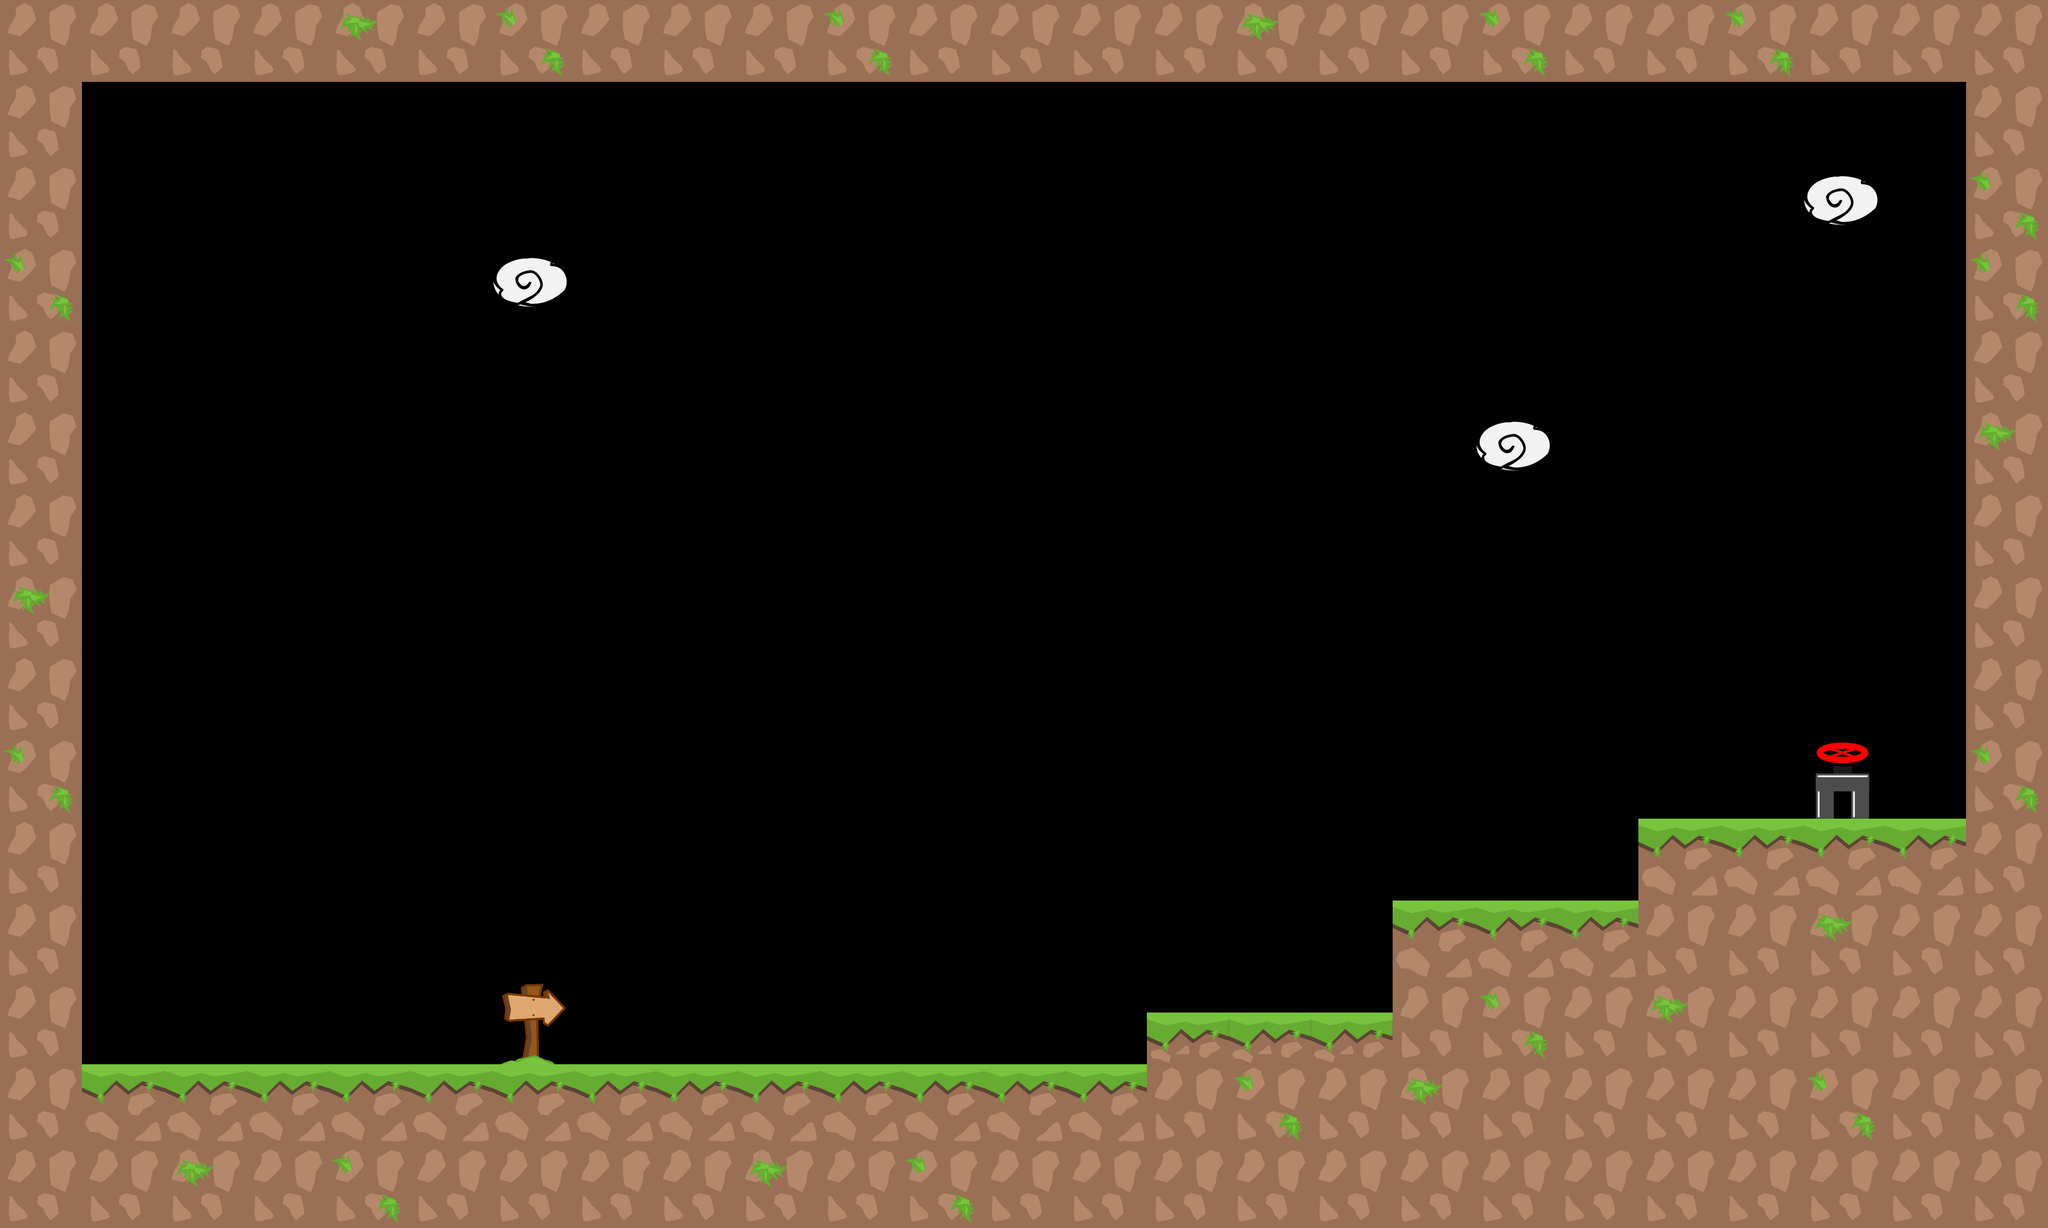

This is a level from a 2D game, rendered from its Tiled map with the project's own tilesets. A one-line summary and the map file follow, with tile-layer data summarised:
An orthogonal 25x15 tile map with 128x128 px tiles, 1 tile layer (graphics), 3 tilesets and 14 objects.

<map version="1.0" tiledversion="1.1.1" orientation="orthogonal" renderorder="right-down" width="25" height="15" tilewidth="128" tileheight="128" infinite="0" nextobjectid="50">
 <tileset firstgid="1" source="tiles_128x128.tsx" />
 <tileset firstgid="37" source="tiles_128x128_green.tsx" />
 <tileset firstgid="73" source="tiles_128x128_purple.tsx" />
 <layer name="graphics" width="25" height="15">
  <data>[375 cells, 125 non-empty, 8 distinct tile ids]</data>
 </layer>
 <objectgroup name="info">
  <object id="49" x="793.939" y="1563.64" width="75.7576" height="75.7576">
   <ellipse />
  </object>
 </objectgroup>
 <objectgroup name="blocks">
  <object id="1" x="8" y="1663.88" width="3196" height="248.122" />
  <object id="2" x="3072" y="4" width="112" height="1696" />
  <object id="3" x="64" y="52" width="64" height="1684" />
  <object id="4" x="8" y="4" width="3172" height="120" />
  <object id="11" x="1792.34" y="1583" width="389" height="103.667" />
  <object id="13" x="2175.83" y="1408" width="392.167" height="282.667" />
  <object id="14" x="2559.92" y="1279.95" width="542.75" height="284.042" />
 </objectgroup>
 <objectgroup name="slope" />
 <objectgroup name="passBlock" />
 <objectgroup name="flowers">
  <object id="24" x="1823.15" y="1444" width="69.697" height="69.697">
   <ellipse />
  </object>
  <object id="26" x="2005.22" y="1437.94" width="69.697" height="69.697">
   <ellipse />
  </object>
  <object id="27" x="2387.88" y="1246.3" width="69.697" height="69.697">
   <ellipse />
  </object>
  <object id="28" x="2628" y="1134.06" width="69.697" height="69.697">
   <ellipse />
  </object>
  <object id="29" x="2206.79" y="1269.46" width="69.697" height="69.697">
   <ellipse />
  </object>
 </objectgroup>
 <objectgroup name="end">
  <object id="44" x="2880.44" y="1217">
   <ellipse />
  </object>
 </objectgroup>
 <objectgroup name="pushBlocks" />
</map>
